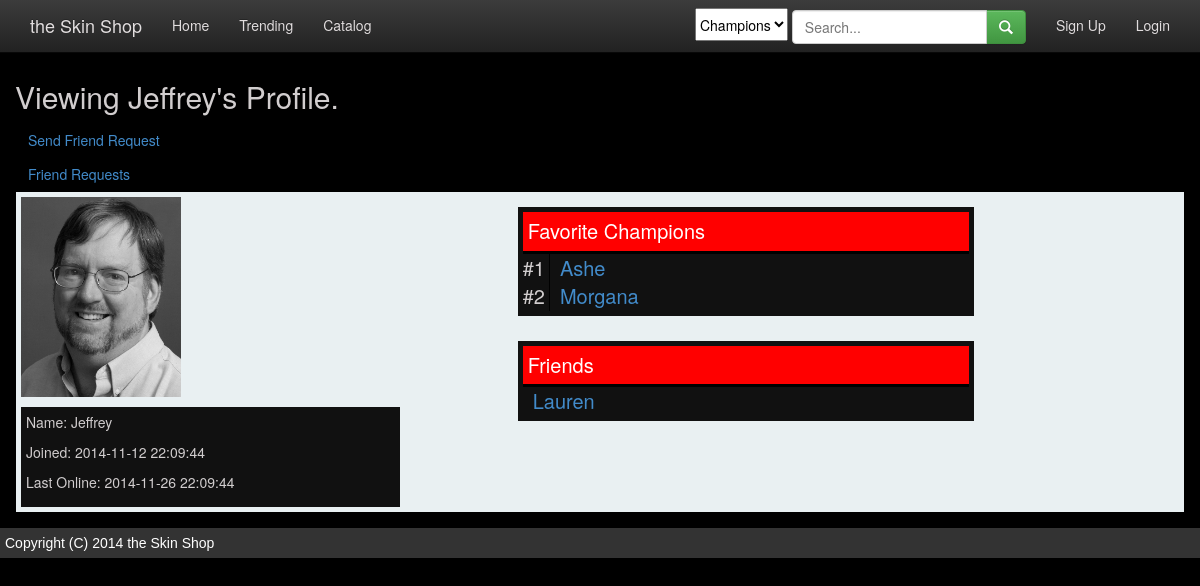
Screenshot of /profile.php?id=2 with the database file from the repository.
### tables this page shows
create table users (
	id           int(11)      NOT NULL AUTO_INCREMENT,
	user_name    varchar(255) NOT NULL,
	password     varchar(255) NOT NULL,
	avatar_img   varchar(255) NULL,
	visibility   int(11)      NOT NULL,
	is_admin     bit(1)       NOT NULL,
	last_login   datetime     NULL,
	date_created datetime     NOT NULL,
	last_updated datetime     NOT NULL,
	PRIMARY KEY (id),
	FOREIGN KEY (visibility) REFERENCES visibility_settings (id)
);

create table champions (
	id           int(11)      NOT NULL AUTO_INCREMENT,
	name         varchar(255) NOT NULL,
	title        varchar(255) NOT NULL,
	role_id      int(11)      NOT NULL,
	icon_img_url varchar(255) NULL,
	date_created datetime     NOT NULL,
	last_updated datetime     NOT NULL,
	PRIMARY KEY (id),
	FOREIGN KEY (role_id) REFERENCES champion_roles (id)
);

### _login.php (called while the page is built, shortened)
<?php
if (array_key_exists('user_id', $_SESSION)) {
    $user_id = $_SESSION['user_id'];
    $user_name = $_SESSION['user_name'];
    $b_user_logged_in = 1;
    $b_user_is_admin = $_SESSION['is_admin'];
} else {
    $user_id = 0;
}

### _paths.php (called while the page is built, shortened)
<?php
$user_avatar_img_path = "img/uploads/users/avatars";

### profile.php (the view, shortened to what this page needs)
<?php include '_header.php'; ?>
<?php include '_connect.php'; ?>
<?php include '_paths.php'; ?>
    <link rel="stylesheet" href="css/dark_styles.css"/>
<?php
if (array_key_exists('id', $_GET))
    $id = $_GET['id'];
else
    $id = $user_id;
$my_profile = ($id == $user_id) ? true : false;
$sql = <<<SQL
    SELECT *
    FROM users
    WHERE id=$id
SQL;
if (!$user_result = mysqli_query($db_connection, $sql)) {
    die('There was an error running the query [' . mysqli_error($db_connection) . ']');
}
$user = null;
if ($user_result->num_rows > 0) {
    $user = $user_result->fetch_assoc();
}
$sql = <<<SQL
   SELECT c.id as champion_id, c.name as champion_name
   FROM user_champion uc
   JOIN champions c ON uc.champion_id = c.id
   WHERE uc.user_id = $id
   ORDER BY uc.date_created
   LIMIT 5
SQL;
if (!$user_champions_result = mysqli_query($db_connection, $sql)) {
    die('There was an error running the query [' . mysqli_error($db_connection) . ']');
}
$sql = <<<SQL
   SELECT u.*
   FROM user_friend uf
   JOIN users u ON uf.friend_id = u.id
   WHERE uf.user_id = $id
   LIMIT 5
SQL;
if (!$friends_result = mysqli_query($db_connection, $sql)) {
    die('There was an error running the query [' . mysqli_error($db_connection) . ']');
}
$sql = <<<SQL
   SELECT u.*
   FROM user_friend uf
   JOIN users u ON uf.friend_id = u.id
   WHERE uf.user_id = $id
   LIMIT 5
SQL;
if (!$friends_result = mysqli_query($db_connection, $sql)) {
    die('There was an error running the query [' . mysqli_error($db_connection) . ']');
}
?>
<?php if ($user != null) { ?>
    <?php if (!$my_profile) { ?>
        <div class="row">
            <h2>Viewing <?php echo $user['user_name']; ?>'s Profile.</h2>
            <a class="btn btn-priority" href="profile_friend_request_add.php?friend_id=<?php echo $id; ?>">Send Friend Request</a>
        </div>
    <?php } ?>
    <div class="row">
        <a class="btn btn-priority" href="profile_list_requests.php">Friend Requests</a>
    </div>
    <div class="row page-body">
        <div class="col-md-4 basic-info">
            <div>
                <?php if ($user['avatar_img'] != null && $user['avatar_img'] != "")
                    echo "<img src='$user_avatar_img_path/{$user['avatar_img']}' height=200/>";
                else
                    echo "<img src='$user_avatar_default_img_path' height=200>";
                ?>
            </div>
            <div class="personal-info">
                <p> Name: <?php echo $user['user_name'] ?></p>
                <p>Joined: <?php echo $user['date_created'] ?></p>
                <p>Last Online: <?php echo $user['last_login'] ?></p>
            </div>
        </div>
        <div class="col-md-5 col-md-offset-1">
            <div class="detailed-info">
                <div class="title-header">Favorite Champions</div>
                <table>
                    <?php $index = 1;
                    while ($row = $user_champions_result->fetch_assoc()) {
                        echo '<tr>';
                        echo '<td class="favorite-champ-list-header">#' . $index . '</td>';
                        echo '<td class="favorite-champ-list-element">';
                        echo '<a href="show_champion.php?id=' . $row['champion_id'] . '">' . $row['champion_name'] . '</a>';
                        echo '</td>';
                        echo '</tr>';
                        $index = $index + 1;
                    } ?>
                </table>
            </div>
            <div style="height: 10px;"></div>
            <?php if ($friends_result->num_rows > 0) { ?>
                <div class="detailed-info">
                    <div class="title-header">Friends</div>
                    <table>
                        <?php
                        while ($row = $friends_result->fetch_assoc()) {
                            echo '<tr>';
                            echo '<td class="favorite-champ-list-element">';
                            echo '<a href="profile.php?id=' . $row['id'] . '">' . $row['user_name'] . '</a>';
                            echo '</td>';
                            echo '</tr>';
                        } ?>
                    </table>
                </div>
            <?php } ?>
        </div>
    </div>
<?php } else { ?>
    <div class="row page-body">
        There is no user with that id.
    </div>
<?php } ?>
<?php include '_footer.php'; ?>

### css/dark_styles.css (style rules this page uses)
body { background-color: black; color: #D1CDCE; }
.page-body { border: 1px; border-color: black; border-style: solid; background-color: #E9F0F2; }
.title-header { padding: 5px; border-style: solid; border-width: 0 0 3px 0; border-color: black; font-size: 20px; background-color: red; color: white; }
.basic-info { padding: 5px; }
.detailed-info { padding: 5px; background-color: #111; margin-top: 15px; }
.personal-info { background-color: #111; padding: 5px; margin-top: 10px; }
.favorite-champ-list-header { font-size: 20px; padding-right: 4px; border-style: solid; border-width: 0 1px 0 0; border-color: black; }
.favorite-champ-list-element { font-size: 20px; padding-left: 10px; }

### rows the page displays
users: user_name "Jeffrey", avatar_img (picture), date_created "2014-11-12 22:09:44", last_login "2014-11-26 22:09:44"
champions: name "Ashe"
champions: name "Morgana"
users: user_name "Lauren"
